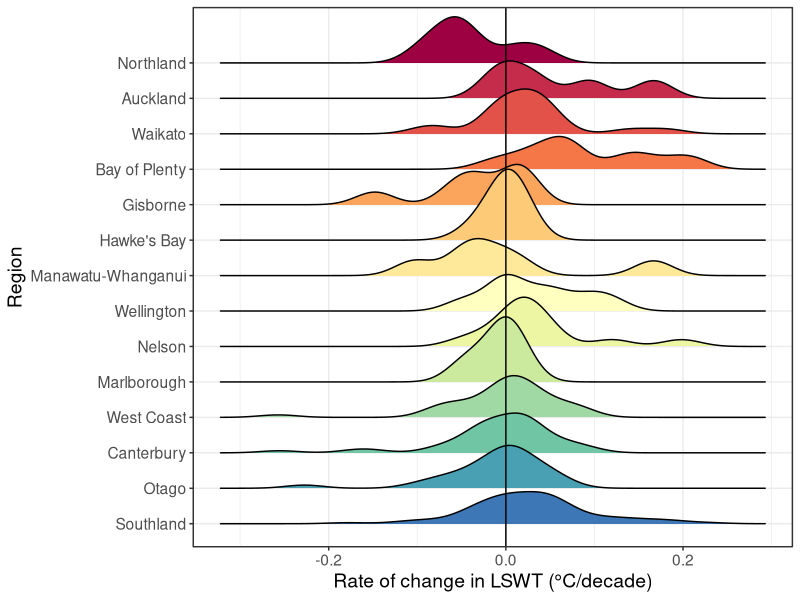
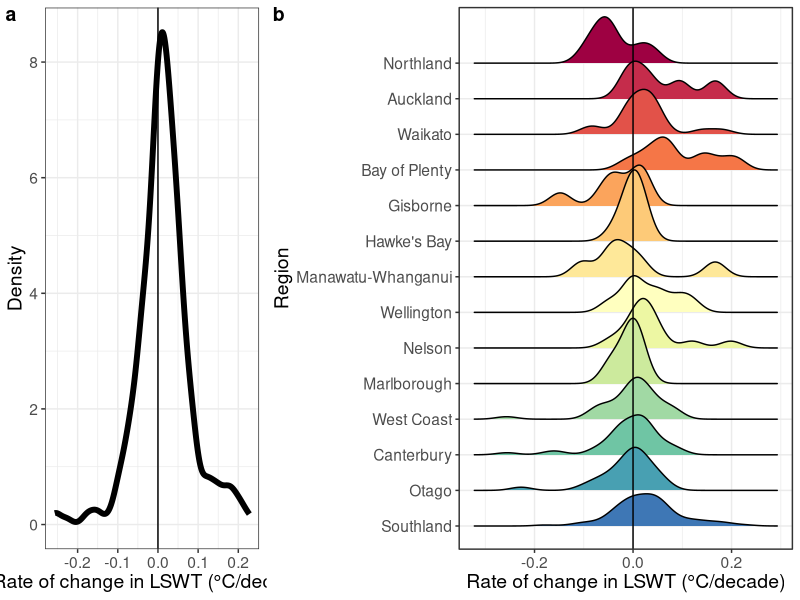
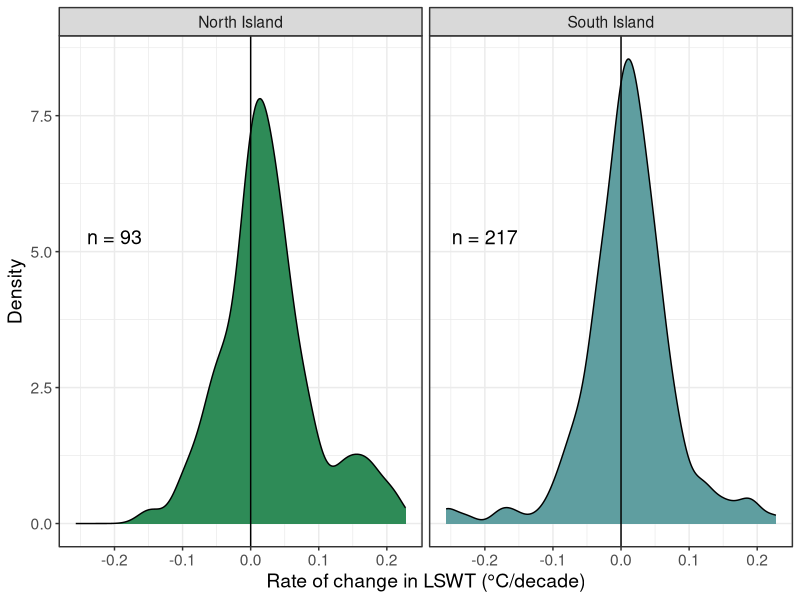
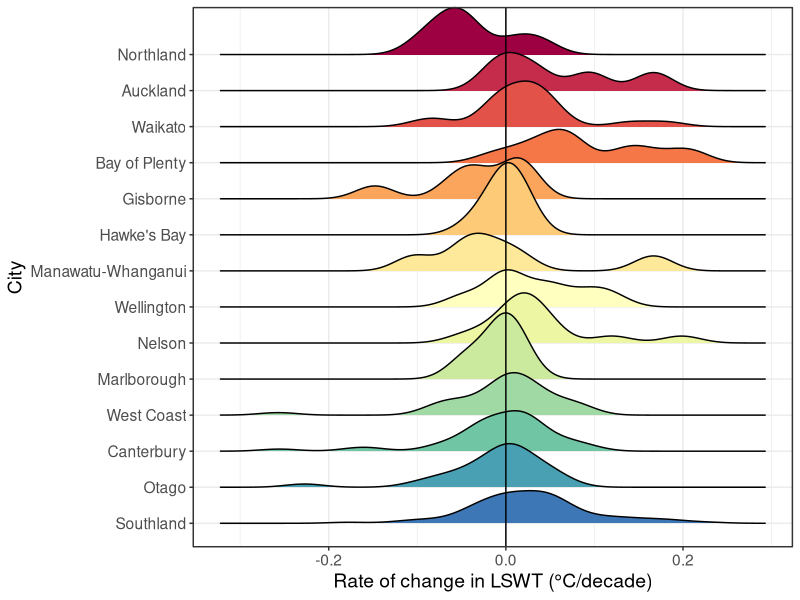
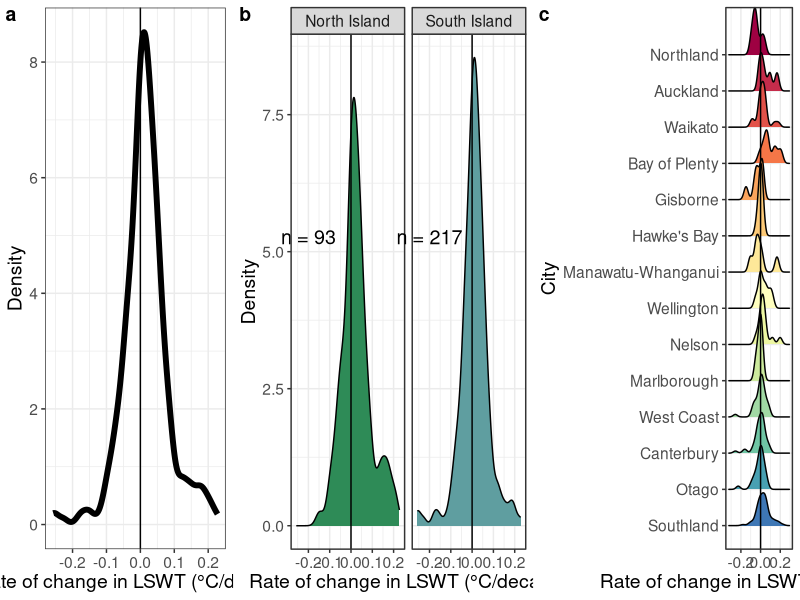
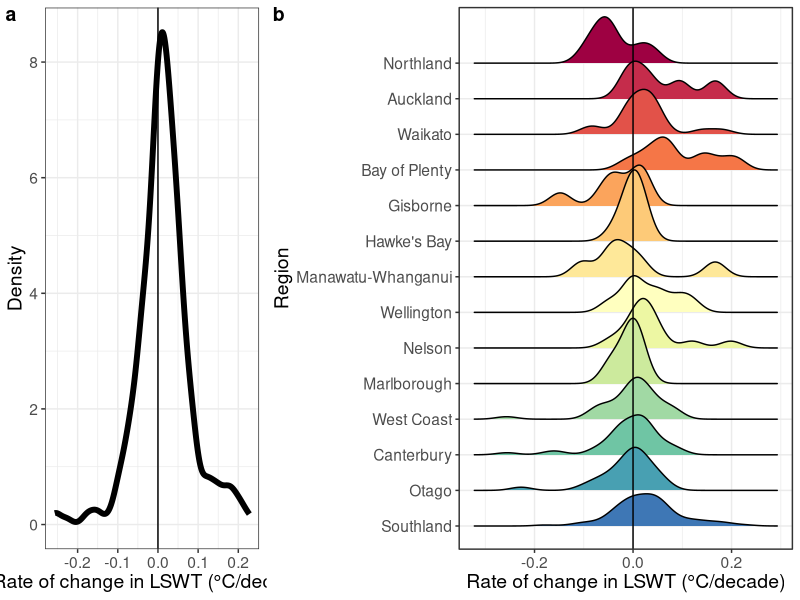
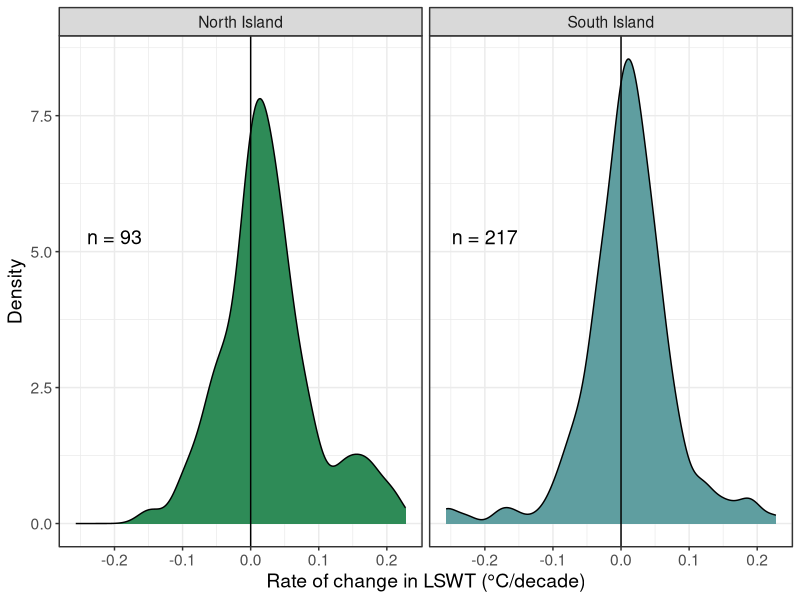
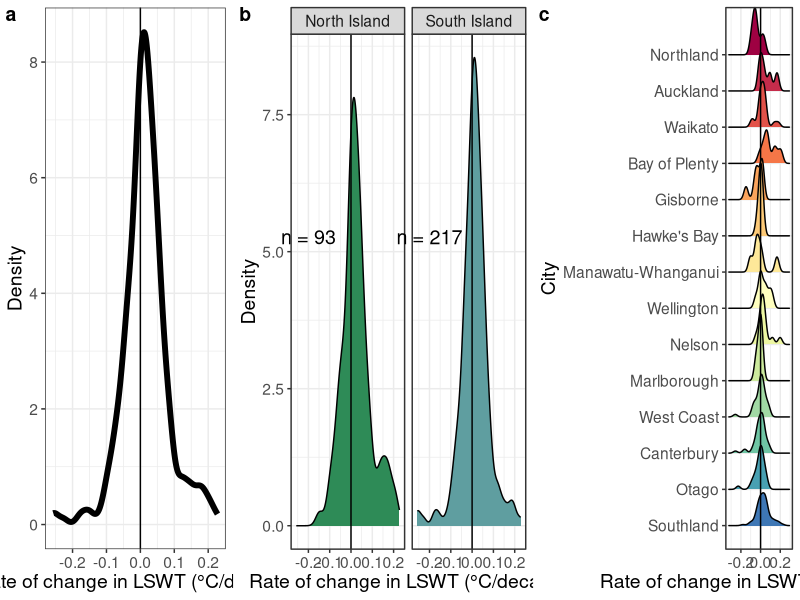

The R script that drew these images, in order:
# plot LSWT trends distributions
library(tidyverse)
library(RColorBrewer)
library(ggridges)
library(ggpubr)

# read LSWT output
sen <- read.csv('./data/output/sen_slope_LSWT_annual_mean_30_districts_landsat7.csv')

# remove district with NA
sen <- sen %>% 
  filter(!is.na(district))

##################
# ADD REGION AS COLUMN, SPLIT DISTRICT
sen <- sen %>% 
  mutate(region = sub(".*\\((.*)\\)", "\\1", district),
         city = sub(" \\(.*\\)", "", district)) %>% 
  mutate(island = ifelse(region %in% c('Northland',
                                       'Auckland', 'Waikato',
                                       'Bay of Plenty',
                                       'Gisborne', "Hawke's Bay", 
                                       'Manawatu-Whanganui', 'Taranaki', 
                                       'Wellington'), 
                         'North Island', 'South Island')) %>% 
  arrange(region, city)


sen$region <- factor(sen$region, levels = c('Northland',
                                            'Auckland', 'Waikato',
                                            'Bay of Plenty',
                                            'Gisborne', "Hawke's Bay", 
                                            'Manawatu-Whanganui', 'Taranaki', 
                                            'Wellington',
                                            'Nelson', "Marlborough",
                                            'West Coast','Canterbury', 
                                            'Otago',
                                            'Southland'))

sen$city <- factor(sen$city, levels = c('Kerikeri', 'Whangarei',
                                        'Whangaparaoa', 'Auckland',
                                        'Hamilton', 'Taupo',
                                        'Rotorua', 'Tauranga',
                                        'Gisborne', 'Napier', 
                                        'Dannevirke', 'Taumarunui',
                                        'Waiouru', 'Whanganui',
                                        'New Plymouth', 'Masterton',
                                        'Wellington', 'Nelson',
                                        'Blenheim', 'Hokitika',
                                        'Reefton', 'Christchurch',
                                        'Lake Tekapo', 'Tara Hills',
                                        'Timaru', 'Dunedin',
                                        'Queenstown', 'Gore',
                                        'Invercargill', 'Milford Sound'))


a <- ggplot(sen, aes(x = sen_slope)) +
  geom_density(size = 2) +
  xlab('Rate of change in LSWT (°C/decade)') +
  ylab('Density') +
  geom_vline(xintercept = 0) +
  theme_bw() +
  theme(text = element_text(size = 14))

# set up color palette
n_colors <- length(levels(sen$region))
colors <- colorRampPalette(brewer.pal(11, "Spectral"))(n_colors)

sen <- sen %>% 
  arrange(region, city) 

b <- sen %>% 
  filter(n > 3) %>% 
  ggplot(aes(x = sen_slope, y = fct_rev(region), fill = region)) +
  geom_density_ridges(scale = 2) +
  xlab('Rate of change in LSWT (°C/decade)') +
  coord_cartesian(clip = 'off') +      # Allow plot to extend beyond the default area
  ylab('Region') +
  scale_y_discrete(expand = expansion(mult = c(0.05, 0.12))) +  # Add space between ridges
  scale_fill_manual(values = colors) +
  #facet_wrap(~island, scales = 'free_y') +
  geom_vline(xintercept = 0) +
  labs(fill = 'Region') +
  theme_bw() +
  theme(text = element_text(size = 14),
        legend.position = 'none')
b

lswt_rate <- ggarrange(a, b, widths = c(1, 2),
                       labels = 'auto')
lswt_rate

ggsave('./figures/landsat_7/rate_of_change_LWST.png', lswt_rate, 
       dpi = 300, units = 'mm', height = 400, width = 800, scale = 0.3)

mean_island <- sen %>% 
  group_by(island) %>% 
  summarise(mean_sen = mean(sen_slope, na.rm = TRUE),
            median_sen = median(sen_slope, na.rm = TRUE),
            max_sen = max(sen_slope, na.rm = TRUE),
            min_sen = min(sen_slope, na.rm = TRUE),
            sd_sen = sd(sen_slope, na.rm = TRUE),
            n_lakes = n())
mean_island

island_cool_warm <- sen %>% 
  group_by(island) %>% 
  summarise(pct_cool = sum(sen_slope < 0)/n(),
            pct_warm = sum(sen_slope > 0)/n())
island_cool_warm

figSI_islands <- ggplot(sen, aes(x = sen_slope, fill = island)) +
  geom_density() +
  geom_text(
    data = mean_island,
    aes(x = -0.2, y = 5, label = paste("n =", n_lakes)),
    inherit.aes = FALSE,
    vjust = -0.5,
    size = 5) +
  xlab('Rate of change in LSWT (°C/decade)') +
  coord_cartesian(clip = 'off') +      # Allow plot to extend beyond the default area
  scale_fill_manual(values = c(colors[2], colors[14])) +
  facet_wrap(~island) +
  scale_fill_manual(values = c('#2E8B57', '#5F9EA0')) +
  geom_vline(xintercept = 0) +
  labs(fill = 'Island') +
  theme_bw() +
  ylab('Density') +
  theme(text = element_text(size = 14),
        legend.position = 'none')

figSI_islands
ggsave('./figures/SI_figs/landsat_7/distribution_LSWT_change_islands.png', figSI_islands, 
       dpi = 300, units = 'mm', height = 400, width = 600, scale = 0.3)
# mean trends by region
reg_trend <- sen %>% 
  group_by(region) %>% 
  summarise(mean_sen = mean(sen_slope, na.rm = TRUE),
            median_sen = median(sen_slope, na.rm = TRUE),
            sd = sd(sen_slope, na.rm = TRUE),
            n_lakes = n())

reg_trend <- reg_trend %>% 
  mutate(mean_sen = round(mean_sen, 2),
         median_sen = round(median_sen, 2),
         sd = round(sd, 2))
reg_trend

summary_trends <- sen %>% 
  summarise(mean_sen = mean(sen_slope, na.rm = TRUE),
            median_sen = median(sen_slope, na.rm = TRUE),
            sd = sd(sen_slope, na.rm = TRUE),
            n_lakes = n(),
            pct_cool = sum(sen_slope < 0)/n(),
            pct_warm = sum(sen_slope > 0)/n())

summary_trends
write.csv(reg_trend, './data/output/LSWT_trend_stats_region.csv', row.names = FALSE)

#########################################
## plot for GLEON poster

# do plot b with just regions, no city
b <- sen %>% 
  filter(n > 3) %>% 
  ggplot(aes(x = sen_slope, y = fct_rev(region), fill = region)) +
  geom_density_ridges(scale = 2) +
  xlab('Rate of change in LSWT (°C/decade)') +
  coord_cartesian(clip = 'off') +      # Allow plot to extend beyond the default area
  ylab('City') +
  scale_y_discrete(expand = expansion(mult = c(0.05, 0.1))) +  # Add space between ridges
  scale_fill_manual(values = colors) +
  #facet_wrap(~island, scales = 'free_y') +
  geom_vline(xintercept = 0) +
  labs(fill = 'Region') +
  theme_bw() +
  theme(text = element_text(size = 14),
        legend.position = 'none')
b

gleon <- ggarrange(a, figSI_islands, b, widths = c(0.7, 0.9, 0.8),
                   labels = 'auto', ncol = 3)
gleon
ggsave('./figures/landsat_7/change_over_space_gleon.png', gleon, 
       dpi = 300, units = 'mm', height = 400, width = 1350, scale = 0.3)
